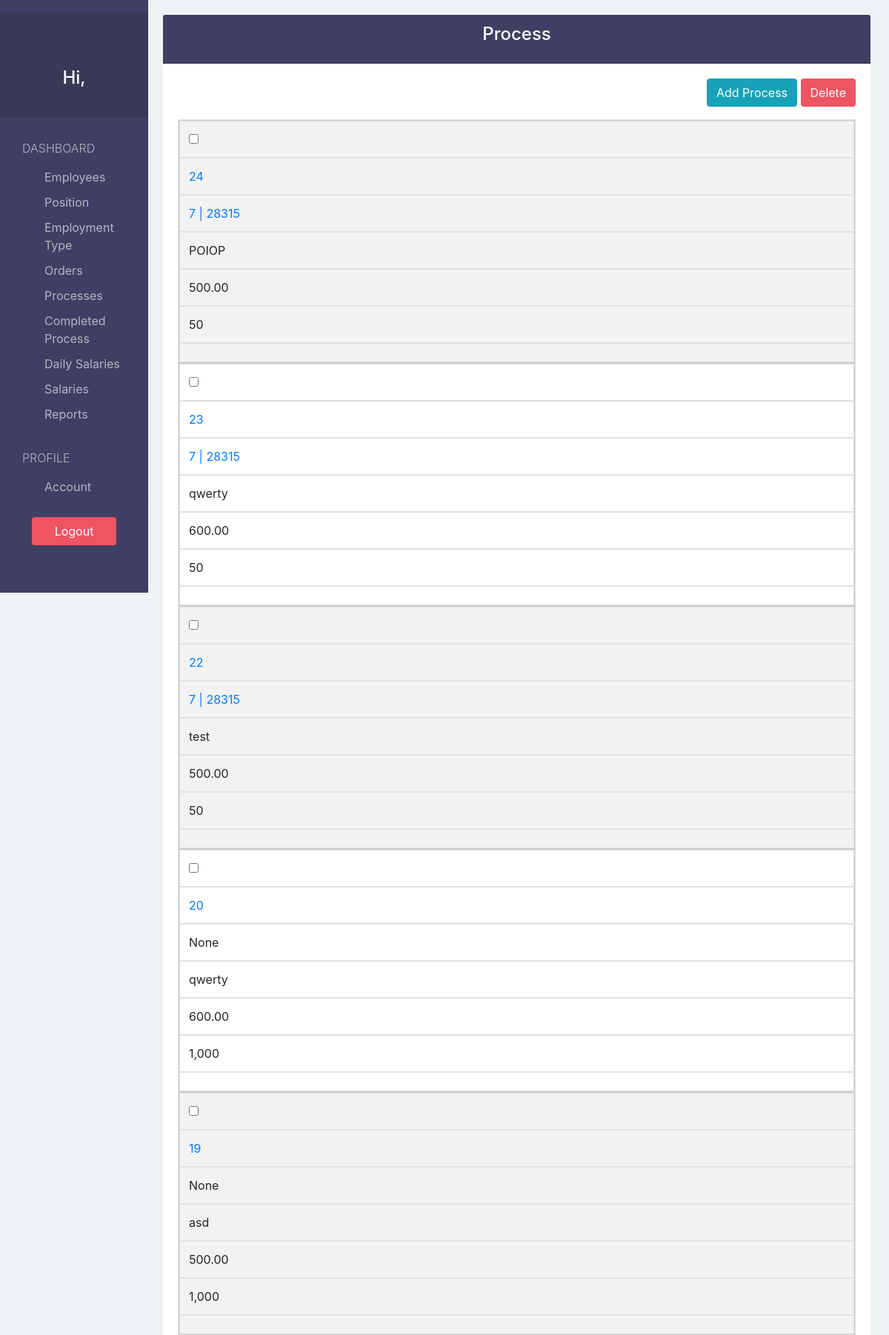
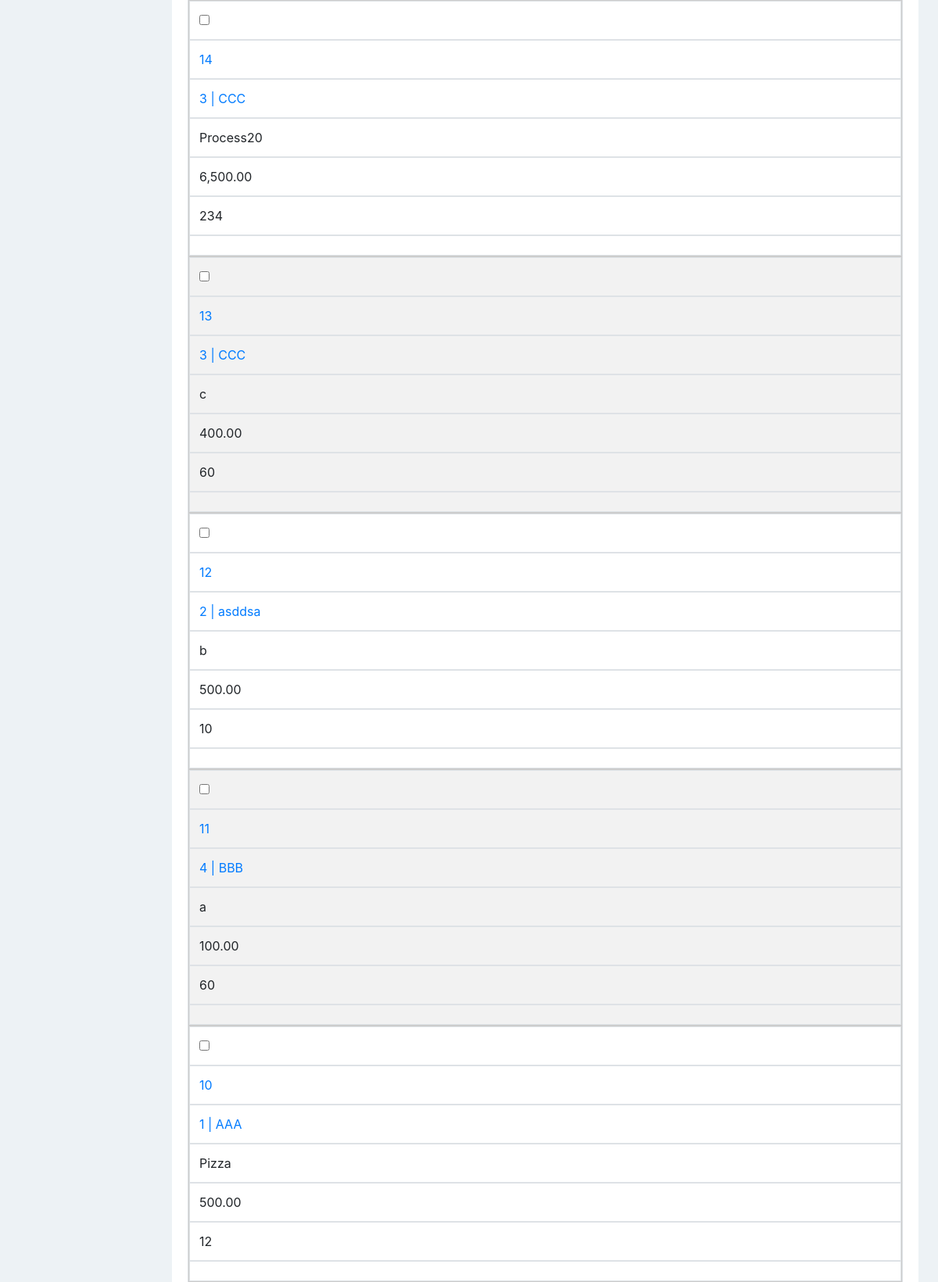
Page /process/ (upper part) on the committed database (2 pictures, top to bottom).
### payrollApp/models.py (models this page shows, shortened)
class Process(models.Model):
  orderID     = models.ForeignKey('Order', default=None, null=True, on_delete=models.SET_DEFAULT)
  name        = models.CharField(max_length=200)
  price       = models.DecimalField(decimal_places=2, max_digits=100, validators=[MinValueValidator(0, message="Price can't be less than 0")])
  quantity    = models.PositiveIntegerField()
  description = models.TextField(blank=True, null=True)

class Order(models.Model):
  code         = models.CharField(max_length=50, unique=True)
  name         = models.CharField(max_length=200)
  quantity     = models.PositiveIntegerField()
  description  = models.TextField(blank=True, null=True)
  dateCreated  = models.DateTimeField(auto_now_add=True)
  lastModified = models.DateTimeField(auto_now=True)
  def __str__(self):
    return str(self.id)+" | "+self.code

### payrollApp/views.py (the view)
# urls.py: path('process/', views.process_view, name="process"),
def process_view(request):
  processes = Process.objects.all().order_by('-id')
  flag   = True
  if not processes:
    flag=False
  orders = Order.objects.exists()
  orderFlag=True
  if not orders:
    orderFlag=False
  context = {
    'processes':processes,
    'orderFlag':orderFlag,
    'flags':flag,
  }
  return render(request, "process/process.html", context)

### payrollApp/templatetags/customtags.py (called while the page is built)
@register.filter(name='getID')
def getID(value):
  if value != str('None'):
    return int(value.split("|")[0])
  else:
    return 'None'

### payrollApp/templates/process/process.html (shortened to what this page needs)
{% extends 'view_base.html' %}
{% load static %}
{% load customtags %}
{% load humanize %}
{% block viewTitle %}Process{% endblock %}
{% block addBtn %}
  {% if orderFlag %}
    <a href="{% url 'create-process' %}?next={{ request.path }}" class="btn btn-info">Add Process</a>
  {% else %}
    <a href="{% url 'create-order' %}" class="btn btn-info">Add Order</a>
  {% endif %}
{% endblock %}
{% block columns %}
  {% if flags %}
    {% block form %}
      <form action="{% url 'delete-process'%}?next={{ request.path }}" method="POST">{% csrf_token %}
    {% endblock %}
  {% endif %}
{% endblock %}
{% block tbodyContent %}
  {% if not flags %}
  <h3>No Process</h3>
  {% else %}
    {% for process in processes %}
      <tr>
        <td><input type="checkbox" name="selected" value="{{ process.id }}"></td>
        <td scope="row"><a href="{% url 'edit-process' process.id %}?next={{ request.path }}">{{ process.id }}</a></td>
        <td>{% if process.orderID %}
            <a href="{% url 'process-of-order' process.orderID|escape|getID %}">{{ process.orderID }}</a>
          {% else %}
            {{ process.orderID }}
          {% endif %}</td>
        <td>{{ process.name }}</td>
        <td>{{ process.price|intcomma }}</td>
        <td>{{ process.quantity|intcomma }}</td>
        <td>{{ process.description|slice:"0:15" }}{% if process.description|length > 15 %}...{% endif %}</td>
      </tr>
    {% endfor %}
  {% endif %}
{% endblock %}

### payrollApp/static/css/style.css (style rules this page uses)
body { padding-top: 20px; background-color: #EDF2F5; overflow: auto; }

### payrollApp/static/css/tableStyle.css (style rules this page uses)
@media only screen and (max-width: 760px),
(min-device-width: 768px) and (max-device-width: 1024px) { table, thead, tbody, th, td, tr { display: block; } }
@media only screen and (max-width: 760px),
(min-device-width: 768px) and (max-device-width: 1024px) { tr { border: 1px solid #ccc; } }
@media only screen and (max-width: 760px),
(min-device-width: 768px) and (max-device-width: 1024px) { td { border: none; border-bottom: 1px solid #eee; position: relative; padding-left: 50%; } }
@media only screen and (max-width: 760px),
(min-device-width: 768px) and (max-device-width: 1024px) { td:before { position: absolute; top: 6px; left: 6px; width: 45%; padding-right: 10px; white-space: nowrap; } }

### rows in the picture
Process: id "24", orderID "7 | 28315", name "POIOP", price "500.00", quantity "50"
Process: id "23", orderID "7 | 28315", name "qwerty", price "600.00", quantity "50"
Process: id "22", orderID "7 | 28315", name "test", price "500.00", quantity "50"
Process: id "20", orderID "None", name "qwerty", price "600.00", quantity "1,000"
Process: id "19", orderID "None", name "asd", price "500.00", quantity "1,000"
Process: id "14", orderID "3 | CCC", name "Process20", price "6,500.00", quantity "234"
Process: id "13", orderID "3 | CCC", name "c", price "400.00", quantity "60"
Process: id "12", orderID "2 | asddsa", name "b", price "500.00", quantity "10"
Process: id "11", orderID "4 | BBB", name "a", price "100.00", quantity "60"
Process: id "10", orderID "1 | AAA", name "Pizza", price "500.00", quantity "12"
